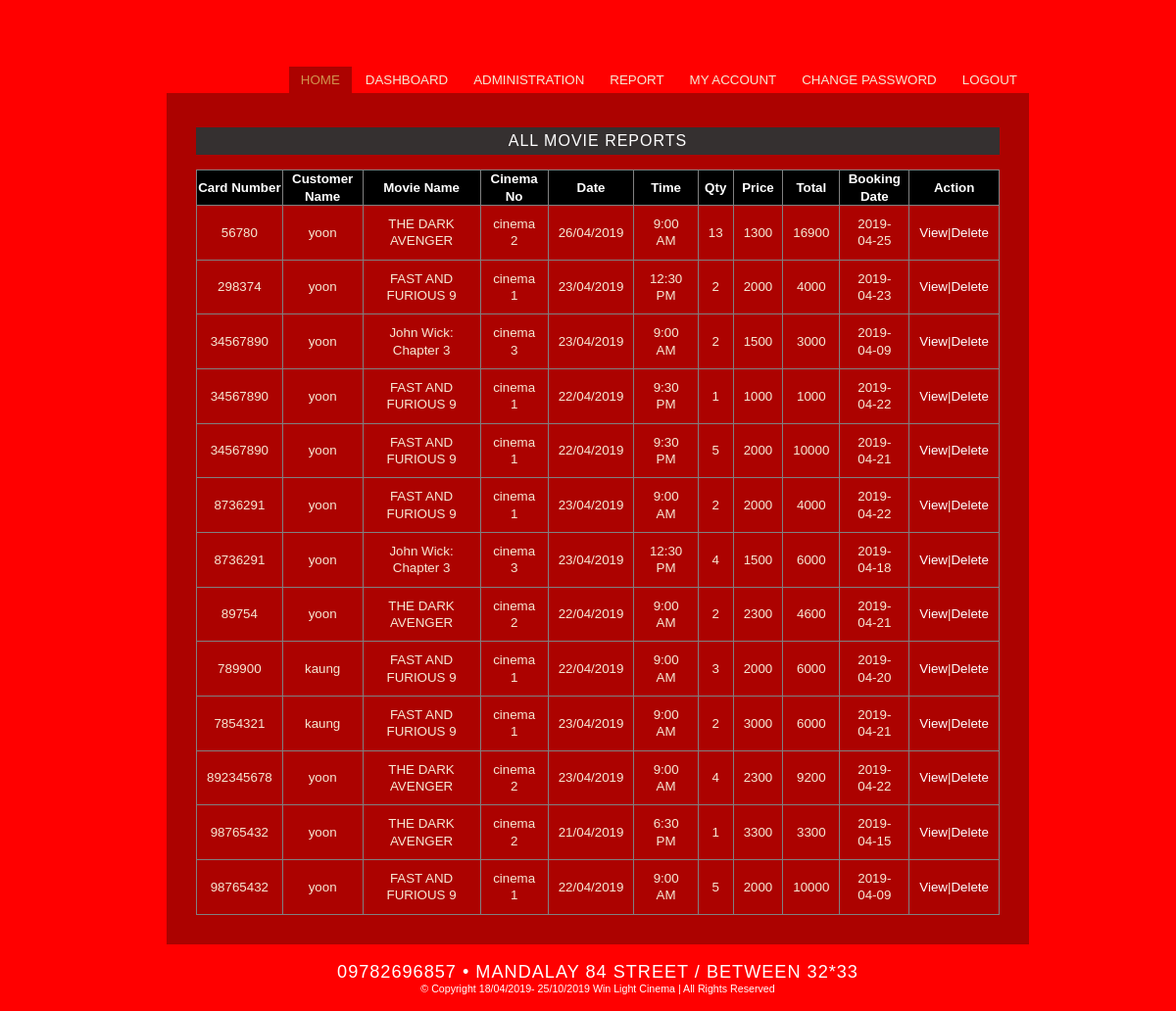
The app's page /admin/booking_report.php (signed in) with its own data.
### tables this page shows
CREATE TABLE IF NOT EXISTS `payment` (
  `id` int(11) NOT NULL AUTO_INCREMENT,
  `card_number` int(11) NOT NULL,
  `customer_name` varchar(50) NOT NULL,
  `movie_name` varchar(100) NOT NULL,
  `cinema_no` varchar(20) NOT NULL,
  `date` varchar(20) NOT NULL,
  `time` varchar(20) NOT NULL,
  `qty` int(11) NOT NULL,
  `price` int(11) NOT NULL,
  `total` int(11) NOT NULL,
  `booking_date` date NOT NULL,
  PRIMARY KEY (`id`)
);

CREATE TABLE IF NOT EXISTS `cinema` (
  `id` int(11) NOT NULL AUTO_INCREMENT,
  `cinema_no` varchar(20) NOT NULL,
  PRIMARY KEY (`id`)
);

### admin/booking_report.php (the view, shortened to what this page needs)
<?php
	include('header.php');
?>
 <div id="content">
			<div class="portfolio-area" style="margin:0 auto; padding:20px 20px 20px 20px; width:820px;">
				<h2 class="accordion-header" style="height: 18px; margin-bottom: 15px; color: rgb(255, 255, 255); background: none repeat scroll 0px 0px rgb(53, 48, 48);">All Movie Reports</h2>
				<table class="detail" border="1">
					<tr>
						<th>Card Number</th>
						<th>Customer Name</th>
						<th>Movie Name</th>
						<th>Cinema No</th>
						<th>Date</th>
						<th>Time</th>
						<th>Qty</th>
						<th>Price</th>
						<th>Total</th>
						<th>Booking Date</th>
						<th>Action</th>
					</tr>
					<?php
						$res=mysql_query("select payment.*,cinema.cinema_no from payment left join cinema on payment.cinema_no=cinema.id order by id desc");
						while($row=mysql_fetch_assoc($res)):
					?>
					<tr>
						<td><?php echo $row['card_number']; ?></td>
						<td><?php echo $row['customer_name']; ?></td>
						<td><?php echo $row['movie_name']; ?></td>
						<td><?php echo $row['cinema_no']; ?></td>
						<td><?php echo $row['date']; ?></td>
						<td><?php echo $row['time']; ?></td>
						<td><?php echo $row['qty']; ?></td>
						<td><?php echo $row['price']; ?></td>
						<td><?php echo $row['total']; ?></td>
						<td><?php echo $row['booking_date']; ?></td>
						<td><a href="" style="color: #fff;text-decoration: none;">View</a>|<a href="" style="color: #fff;text-decoration: none;">Delete</a></td>
					</tr>
					<?php endwhile; ?>
				</table>
            </div>
    </div>
 <?php
	include('footer.php');
 ?>

### admin/xres/css/style.css (style rules this page uses)
* { margin:0;padding:0; }
img, a { border:none; outline:none; }
body { background-color: red; font:smaller Arial, Helvetica, sans-serif; line-height:1.3em; color:#f6e8d2; }
#content { float:left; background: transparent url(../images/slideshow-bg.png) repeat-x top left; width:860px; min-height:377px; padding:10px; margin:0 0 20px 50px; }

### admin/vallenato/vallenato.css (style rules this page uses)
.accordion-header { font-size: 16px; background: #ebebeb; margin: 5px 0 0 0; padding: 5px 20px; cursor: pointer; color: #666666; }
.active-header { background: url(images/active-header.gif) #cef98d; background-repeat: no-repeat; background-position: right 50%; }

### admin/css/demo.css (style rules this page uses)
h2 { font-weight:lighter; font-family:verdana,arial,sans-serif; text-align:center; margin-top:1em; color:#333; text-transform:uppercase; letter-spacing:1px; font-size:1.2em; }
a { font-weight:normal; outline:none; }

### admin/booking_report.php (style rules this page uses)
.detail { border-collapse: collapse; width: 100%; }
.detail th { text-align: center; background-color: black; color: white; }
.detail td { text-align: center; padding: 10px; }

### records on screen
payment: card_number "56780", customer_name "yoon", movie_name "THE DARK AVENGER", cinema.cinema_no "cinema 2", date "26/04/2019", time "9:00 AM", qty "13", price "1300", total "16900", booking_date "2019-04-25"
payment: card_number "298374", customer_name "yoon", movie_name "FAST AND FURIOUS 9", cinema.cinema_no "cinema 1", date "23/04/2019", time "12:30 PM", qty "2", price "2000", total "4000", booking_date "2019-04-23"
payment: card_number "34567890", customer_name "yoon", movie_name "John Wick: Chapter 3", cinema.cinema_no "cinema 3", date "23/04/2019", time "9:00 AM", qty "2", price "1500", total "3000", booking_date "2019-04-09"
payment: card_number "34567890", customer_name "yoon", movie_name "FAST AND FURIOUS 9", cinema.cinema_no "cinema 1", date "22/04/2019", time "9:30 PM", qty "1", price "1000", total "1000", booking_date "2019-04-22"
payment: card_number "34567890", customer_name "yoon", movie_name "FAST AND FURIOUS 9", cinema.cinema_no "cinema 1", date "22/04/2019", time "9:30 PM", qty "5", price "2000", total "10000", booking_date "2019-04-21"
payment: card_number "8736291", customer_name "yoon", movie_name "FAST AND FURIOUS 9", cinema.cinema_no "cinema 1", date "23/04/2019", time "9:00 AM", qty "2", price "2000", total "4000", booking_date "2019-04-22"
payment: card_number "8736291", customer_name "yoon", movie_name "John Wick: Chapter 3", cinema.cinema_no "cinema 3", date "23/04/2019", time "12:30 PM", qty "4", price "1500", total "6000", booking_date "2019-04-18"
payment: card_number "89754", customer_name "yoon", movie_name "THE DARK AVENGER", cinema.cinema_no "cinema 2", date "22/04/2019", time "9:00 AM", qty "2", price "2300", total "4600", booking_date "2019-04-21"
payment: card_number "789900", customer_name "kaung", movie_name "FAST AND FURIOUS 9", cinema.cinema_no "cinema 1", date "22/04/2019", time "9:00 AM", qty "3", price "2000", total "6000", booking_date "2019-04-20"
payment: card_number "7854321", customer_name "kaung", movie_name "FAST AND FURIOUS 9", cinema.cinema_no "cinema 1", date "23/04/2019", time "9:00 AM", qty "2", price "3000", total "6000", booking_date "2019-04-21"
payment: card_number "892345678", customer_name "yoon", movie_name "THE DARK AVENGER", cinema.cinema_no "cinema 2", date "23/04/2019", time "9:00 AM", qty "4", price "2300", total "9200", booking_date "2019-04-22"
payment: card_number "98765432", customer_name "yoon", movie_name "THE DARK AVENGER", cinema.cinema_no "cinema 2", date "21/04/2019", time "6:30 PM", qty "1", price "3300", total "3300", booking_date "2019-04-15"
payment: card_number "98765432", customer_name "yoon", movie_name "FAST AND FURIOUS 9", cinema.cinema_no "cinema 1", date "22/04/2019", time "9:00 AM", qty "5", price "2000", total "10000", booking_date "2019-04-09"
